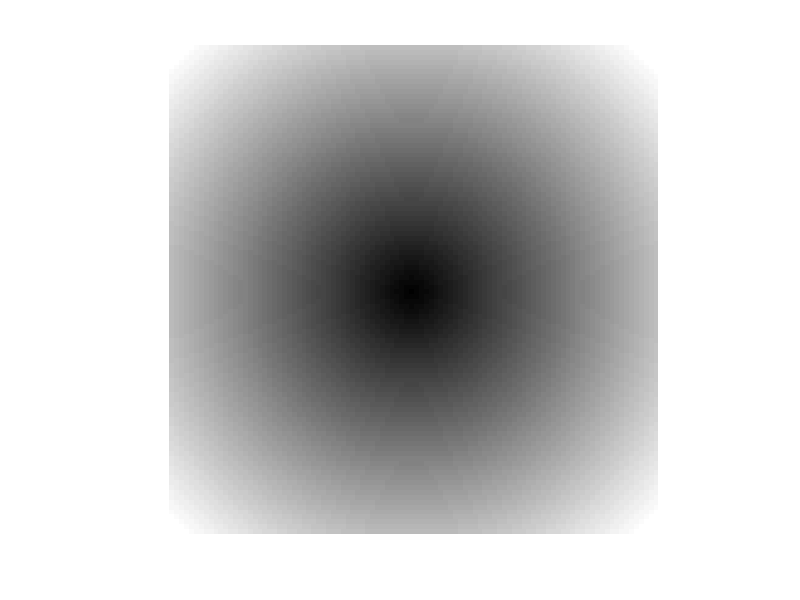

MATLAB code to generate this figure:
% make a 2d array of values.
imageData=[]; % set up an empty array
imSize=100;
numRows=imSize;
numCols=imSize;

%populate using a nested loop
for row=[numRows:-1:1]
    imageRow=[]; %empty vector for row
    for col=[1:numCols]
        % use distance btwn 2 points formula to find distance from centre
        pixelVal = uint8(sqrt((col-50)^2+(row-50)^2)/(imSize*0.68)* 255); 
        imageRow=[imageRow pixelVal];  %add value for  pixel
    end
    imageData=[imageData; imageRow]; % add row of pixels
end


% display as an image
imshow(imageData);

% save as an image
imwrite(imageData,'test5.png');

% load an image
newImageData=imread('test5.png');

% print information about what is stored in the variable
whos newImageData;